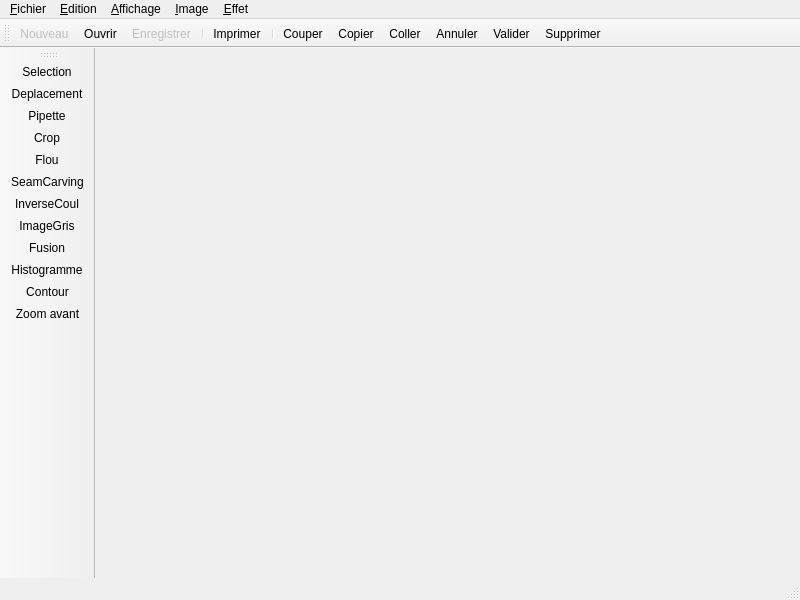
<?xml version="1.0" encoding="UTF-8"?>
<ui version="4.0">
 <class>MainWindow</class>
 <widget class="QMainWindow" name="MainWindow">
  <property name="geometry">
   <rect>
    <x>0</x>
    <y>0</y>
    <width>800</width>
    <height>600</height>
   </rect>
  </property>
  <property name="windowTitle">
   <string>MainWindow</string>
  </property>
  <widget class="QWidget" name="centralwidget"/>
  <widget class="QMenuBar" name="menubar">
   <property name="geometry">
    <rect>
     <x>0</x>
     <y>0</y>
     <width>800</width>
     <height>21</height>
    </rect>
   </property>
   <widget class="QMenu" name="menuTest">
    <property name="title">
     <string>&amp;Fichier</string>
    </property>
    <addaction name="action_Nouveau"/>
    <addaction name="action_Ouvrir"/>
    <addaction name="action_Fermer"/>
    <addaction name="separator"/>
    <addaction name="action_Enregistrer"/>
    <addaction name="action_Enregistrer_sous"/>
    <addaction name="separator"/>
    <addaction name="action_Imprimer"/>
    <addaction name="separator"/>
    <addaction name="actionExit"/>
   </widget>
   <widget class="QMenu" name="menu_Edition">
    <property name="title">
     <string>&amp;Edition</string>
    </property>
    <addaction name="action_Annuler"/>
    <addaction name="separator"/>
    <addaction name="action_Couper"/>
    <addaction name="action_Copier"/>
    <addaction name="action_Coller"/>
    <addaction name="separator"/>
   </widget>
   <widget class="QMenu" name="menu_Affichage">
    <property name="title">
     <string>&amp;Affichage</string>
    </property>
    <addaction name="actionZoom_avant"/>
    <addaction name="action_Zoom_arriere"/>
   </widget>
   <widget class="QMenu" name="menu_Image">
    <property name="title">
     <string>&amp;Image</string>
    </property>
    <addaction name="actionRecadrer"/>
    <addaction name="separator"/>
    <addaction name="actionRotation_180"/>
    <addaction name="actionRotation_90_Horaire"/>
    <addaction name="action_Rotation_90_antihoraire"/>
   </widget>
   <widget class="QMenu" name="menu_Effet">
    <property name="title">
     <string>&amp;Effet</string>
    </property>
    <widget class="QMenu" name="menu_Flou">
     <property name="title">
      <string>&amp;Flou</string>
     </property>
     <addaction name="action_Flou_gaussien"/>
     <addaction name="action_Flou_moyenneur"/>
     <addaction name="separator"/>
    </widget>
    <widget class="QMenu" name="menu_Datetction_de_contours">
     <property name="title">
      <string>&amp;Detection de contours</string>
     </property>
     <addaction name="action_Filtre_Prewitt"/>
     <addaction name="actionFiltre_Sobel"/>
     <addaction name="actionFiltre_Scharr"/>
     <addaction name="separator"/>
    </widget>
    <addaction name="menu_Flou"/>
    <addaction name="menu_Datetction_de_contours"/>
    <addaction name="actionEtalement"/>
    <addaction name="actionEgalisation"/>
    <addaction name="actionRehaussement"/>
   </widget>
   <addaction name="menuTest"/>
   <addaction name="menu_Edition"/>
   <addaction name="menu_Affichage"/>
   <addaction name="menu_Image"/>
   <addaction name="menu_Effet"/>
  </widget>
  <widget class="QStatusBar" name="statusbar"/>
  <widget class="QToolBar" name="toolBar">
   <property name="windowTitle">
    <string>toolBar</string>
   </property>
   <attribute name="toolBarArea">
    <enum>TopToolBarArea</enum>
   </attribute>
   <attribute name="toolBarBreak">
    <bool>false</bool>
   </attribute>
   <addaction name="action_Nouveau"/>
   <addaction name="action_Ouvrir"/>
   <addaction name="action_Enregistrer"/>
   <addaction name="separator"/>
   <addaction name="action_Imprimer"/>
   <addaction name="separator"/>
   <addaction name="action_Couper"/>
   <addaction name="action_Copier"/>
   <addaction name="action_Coller"/>
   <addaction name="action_Annuler"/>
   <addaction name="actionValider"/>
   <addaction name="actionSupprimer"/>
  </widget>
  <widget class="QToolBar" name="toolBar_2">
   <property name="windowTitle">
    <string>toolBar_2</string>
   </property>
   <attribute name="toolBarArea">
    <enum>LeftToolBarArea</enum>
   </attribute>
   <attribute name="toolBarBreak">
    <bool>false</bool>
   </attribute>
   <addaction name="action_Selection"/>
   <addaction name="actionDeplacement"/>
   <addaction name="actionPipette"/>
   <addaction name="actionCrop"/>
   <addaction name="actionFlou"/>
   <addaction name="actionSeamCarving"/>
   <addaction name="actionInverseCoul"/>
   <addaction name="actionImageGris"/>
   <addaction name="actionFusion_2"/>
   <addaction name="actionHistogramme_2"/>
   <addaction name="actionContour"/>
   <addaction name="actionZoom_avant"/>
  </widget>
  <action name="action_Nouveau">
   <property name="enabled">
    <bool>false</bool>
   </property>
   <property name="icon">
    <iconset resource="res.qrc">
     <normaloff>:/Edition/Menu Edition/new file.png</normaloff>:/Edition/Menu Edition/new file.png</iconset>
   </property>
   <property name="text">
    <string>&amp;Nouveau</string>
   </property>
   <property name="shortcut">
    <string>Ctrl+N</string>
   </property>
  </action>
  <action name="action_Ouvrir">
   <property name="icon">
    <iconset resource="res.qrc">
     <normaloff>:/Edition/Menu Edition/Open.png</normaloff>:/Edition/Menu Edition/Open.png</iconset>
   </property>
   <property name="text">
    <string>&amp;Ouvrir</string>
   </property>
   <property name="shortcut">
    <string>Ctrl+O</string>
   </property>
  </action>
  <action name="action_Fermer">
   <property name="enabled">
    <bool>false</bool>
   </property>
   <property name="icon">
    <iconset resource="res.qrc">
     <normaloff>:/Edition/Menu Edition/Close file.png</normaloff>:/Edition/Menu Edition/Close file.png</iconset>
   </property>
   <property name="text">
    <string>&amp;Fermer</string>
   </property>
   <property name="shortcut">
    <string>Ctrl+W</string>
   </property>
  </action>
  <action name="action_Enregistrer">
   <property name="enabled">
    <bool>false</bool>
   </property>
   <property name="icon">
    <iconset resource="res.qrc">
     <normaloff>:/Edition/Menu Edition/Save.png</normaloff>:/Edition/Menu Edition/Save.png</iconset>
   </property>
   <property name="text">
    <string>&amp;Enregistrer</string>
   </property>
   <property name="shortcut">
    <string>Ctrl+S</string>
   </property>
  </action>
  <action name="action_Enregistrer_sous">
   <property name="enabled">
    <bool>false</bool>
   </property>
   <property name="icon">
    <iconset resource="res.qrc">
     <normaloff>:/Edition/Menu Edition/Save as.png</normaloff>:/Edition/Menu Edition/Save as.png</iconset>
   </property>
   <property name="text">
    <string>&amp;Enregistrer sous</string>
   </property>
   <property name="shortcut">
    <string>Ctrl+Shift+S</string>
   </property>
  </action>
  <action name="action_Imprimer">
   <property name="enabled">
    <bool>true</bool>
   </property>
   <property name="icon">
    <iconset resource="res.qrc">
     <normaloff>:/Edition/Menu Edition/Print.png</normaloff>:/Edition/Menu Edition/Print.png</iconset>
   </property>
   <property name="text">
    <string>&amp;Imprimer</string>
   </property>
   <property name="shortcut">
    <string>Ctrl+P</string>
   </property>
  </action>
  <action name="actionExit">
   <property name="text">
    <string>Exit</string>
   </property>
  </action>
  <action name="action_Annuler">
   <property name="icon">
    <iconset resource="res.qrc">
     <normaloff>:/File/Menu File/Undo.png</normaloff>:/File/Menu File/Undo.png</iconset>
   </property>
   <property name="text">
    <string>&amp;Annuler</string>
   </property>
   <property name="shortcut">
    <string>Ctrl+Z</string>
   </property>
  </action>
  <action name="action_Couper">
   <property name="enabled">
    <bool>true</bool>
   </property>
   <property name="icon">
    <iconset resource="res.qrc">
     <normaloff>:/File/Menu File/couper.png</normaloff>:/File/Menu File/couper.png</iconset>
   </property>
   <property name="text">
    <string>&amp;Couper</string>
   </property>
   <property name="shortcut">
    <string>Ctrl+X</string>
   </property>
  </action>
  <action name="action_Copier">
   <property name="enabled">
    <bool>true</bool>
   </property>
   <property name="icon">
    <iconset resource="res.qrc">
     <normaloff>:/File/Menu File/copier.png</normaloff>:/File/Menu File/copier.png</iconset>
   </property>
   <property name="text">
    <string>&amp;Copier</string>
   </property>
   <property name="shortcut">
    <string>Ctrl+C</string>
   </property>
  </action>
  <action name="action_Coller">
   <property name="enabled">
    <bool>true</bool>
   </property>
   <property name="icon">
    <iconset resource="res.qrc">
     <normaloff>:/File/Menu File/Paste.png</normaloff>:/File/Menu File/Paste.png</iconset>
   </property>
   <property name="text">
    <string>&amp;Coller</string>
   </property>
   <property name="shortcut">
    <string>Ctrl+V</string>
   </property>
  </action>
  <action name="actionZoom_avant">
   <property name="icon">
    <iconset resource="res.qrc">
     <normaloff>:/Affichage/Menu Afichage/Zoom avant.png</normaloff>:/Affichage/Menu Afichage/Zoom avant.png</iconset>
   </property>
   <property name="text">
    <string>Zoom avant</string>
   </property>
   <property name="shortcut">
    <string>Ctrl++</string>
   </property>
  </action>
  <action name="action_Zoom_arriere">
   <property name="icon">
    <iconset resource="res.qrc">
     <normaloff>:/Affichage/Menu Afichage/Zoom arriere.png</normaloff>:/Affichage/Menu Afichage/Zoom arriere.png</iconset>
   </property>
   <property name="text">
    <string>&amp;Zoom arrière</string>
   </property>
   <property name="shortcut">
    <string>Ctrl+-</string>
   </property>
  </action>
  <action name="actionRotation_90_Horaire">
   <property name="icon">
    <iconset resource="res.qrc">
     <normaloff>:/Image/Menu Image/Rotation clock.png</normaloff>:/Image/Menu Image/Rotation clock.png</iconset>
   </property>
   <property name="text">
    <string>Rotation 90° Horaire</string>
   </property>
  </action>
  <action name="action_Rotation_90_antihoraire">
   <property name="icon">
    <iconset resource="res.qrc">
     <normaloff>:/Image/Menu Image/Rotation otherclock.png</normaloff>:/Image/Menu Image/Rotation otherclock.png</iconset>
   </property>
   <property name="text">
    <string>&amp;Rotation 90° antihoraire</string>
   </property>
  </action>
  <action name="actionRotation_180">
   <property name="icon">
    <iconset resource="res.qrc">
     <normaloff>:/Image/Menu Image/Rotation 180.png</normaloff>:/Image/Menu Image/Rotation 180.png</iconset>
   </property>
   <property name="text">
    <string>Rotation 180°</string>
   </property>
  </action>
  <action name="action_Flou_gaussien">
   <property name="text">
    <string>&amp;Flou gaussien </string>
   </property>
  </action>
  <action name="action_Flou_moyenneur">
   <property name="text">
    <string>&amp;Flou moyenneur</string>
   </property>
  </action>
  <action name="action_Personnalis_flou">
   <property name="text">
    <string>&amp;Personnalisé...</string>
   </property>
  </action>
  <action name="action_Filtre_Prewitt">
   <property name="text">
    <string>&amp;Filtre Prewitt</string>
   </property>
  </action>
  <action name="action_Personnalis_Detec">
   <property name="text">
    <string>&amp;Personnalisé...</string>
   </property>
  </action>
  <action name="actionFusion">
   <property name="checkable">
    <bool>true</bool>
   </property>
   <property name="checked">
    <bool>true</bool>
   </property>
   <property name="text">
    <string>Fusion</string>
   </property>
  </action>
  <action name="actionBarre_d_outil">
   <property name="checkable">
    <bool>true</bool>
   </property>
   <property name="text">
    <string>Barre d'outil</string>
   </property>
  </action>
  <action name="actionBarre_de_menu">
   <property name="checkable">
    <bool>true</bool>
   </property>
   <property name="text">
    <string>Barre de menu</string>
   </property>
  </action>
  <action name="actionCouleurs">
   <property name="checkable">
    <bool>true</bool>
   </property>
   <property name="text">
    <string>Couleurs</string>
   </property>
  </action>
  <action name="actionHistogramme">
   <property name="checkable">
    <bool>true</bool>
   </property>
   <property name="text">
    <string>Histogramme</string>
   </property>
  </action>
  <action name="action_Taille_filtre">
   <property name="text">
    <string>&amp;Taille filtre</string>
   </property>
  </action>
  <action name="action_Selection">
   <property name="icon">
    <iconset resource="res.qrc">
     <normaloff>:/Barre outil/Tool bar/Selection.png</normaloff>:/Barre outil/Tool bar/Selection.png</iconset>
   </property>
   <property name="text">
    <string>&amp;Selection</string>
   </property>
  </action>
  <action name="actionDeplacement">
   <property name="icon">
    <iconset resource="res.qrc">
     <normaloff>:/Barre outil/Tool bar/Deplacement.png</normaloff>:/Barre outil/Tool bar/Deplacement.png</iconset>
   </property>
   <property name="text">
    <string>Deplacement</string>
   </property>
  </action>
  <action name="actionCrop">
   <property name="icon">
    <iconset resource="res.qrc">
     <normaloff>:/Barre outil/Tool bar/Crop.png</normaloff>:/Barre outil/Tool bar/Crop.png</iconset>
   </property>
   <property name="text">
    <string>Crop</string>
   </property>
  </action>
  <action name="actionFlou">
   <property name="icon">
    <iconset resource="res.qrc">
     <normaloff>:/Barre outil/Tool bar/Flou.png</normaloff>:/Barre outil/Tool bar/Flou.png</iconset>
   </property>
   <property name="text">
    <string>Flou</string>
   </property>
  </action>
  <action name="actionSeamCarving">
   <property name="icon">
    <iconset resource="res.qrc">
     <normaloff>:/Barre outil/Tool bar/Seamcarving.png</normaloff>:/Barre outil/Tool bar/Seamcarving.png</iconset>
   </property>
   <property name="text">
    <string>SeamCarving</string>
   </property>
  </action>
  <action name="actionPipette">
   <property name="enabled">
    <bool>true</bool>
   </property>
   <property name="icon">
    <iconset resource="res.qrc">
     <normaloff>:/group1/pipette-icon.png</normaloff>:/group1/pipette-icon.png</iconset>
   </property>
   <property name="text">
    <string>Pipette</string>
   </property>
  </action>
  <action name="actionInverseCoul">
   <property name="icon">
    <iconset resource="res.qrc">
     <normaloff>:/Barre outil/Tool bar/negatif.png</normaloff>:/Barre outil/Tool bar/negatif.png</iconset>
   </property>
   <property name="text">
    <string>InverseCoul</string>
   </property>
  </action>
  <action name="actionImageGris">
   <property name="icon">
    <iconset resource="res.qrc">
     <normaloff>:/Barre outil/Tool bar/imagegris.png</normaloff>:/Barre outil/Tool bar/imagegris.png</iconset>
   </property>
   <property name="text">
    <string>ImageGris</string>
   </property>
  </action>
  <action name="actionFusion_2">
   <property name="icon">
    <iconset resource="res.qrc">
     <normaloff>:/Barre outil/Tool bar/Fusion.png</normaloff>:/Barre outil/Tool bar/Fusion.png</iconset>
   </property>
   <property name="text">
    <string>Fusion</string>
   </property>
  </action>
  <action name="actionRecadrer">
   <property name="text">
    <string>Recadrer</string>
   </property>
  </action>
  <action name="actionValider">
   <property name="icon">
    <iconset resource="res.qrc">
     <normaloff>:/Barre outil/Tool bar/valider.png</normaloff>:/Barre outil/Tool bar/valider.png</iconset>
   </property>
   <property name="text">
    <string>Valider</string>
   </property>
  </action>
  <action name="actionHistogramme_2">
   <property name="icon">
    <iconset resource="res.qrc">
     <normaloff>:/Barre outil/Tool bar/Histogramme.png</normaloff>:/Barre outil/Tool bar/Histogramme.png</iconset>
   </property>
   <property name="text">
    <string>Histogramme</string>
   </property>
  </action>
  <action name="actionSupprimer">
   <property name="icon">
    <iconset resource="res.qrc">
     <normaloff>:/Barre outil/Tool bar/Supprimer.png</normaloff>:/Barre outil/Tool bar/Supprimer.png</iconset>
   </property>
   <property name="text">
    <string>Supprimer</string>
   </property>
  </action>
  <action name="actionContour">
   <property name="icon">
    <iconset resource="res.qrc">
     <normaloff>:/Barre outil/Tool bar/Contour.png</normaloff>:/Barre outil/Tool bar/Contour.png</iconset>
   </property>
   <property name="text">
    <string>Contour</string>
   </property>
  </action>
  <action name="actionRehaussement">
   <property name="text">
    <string>Rehaussement </string>
   </property>
  </action>
  <action name="actionEtalement">
   <property name="text">
    <string>Etalement</string>
   </property>
  </action>
  <action name="actionEgalisation">
   <property name="text">
    <string>Egalisation</string>
   </property>
  </action>
  <action name="actionFiltre_Scharr">
   <property name="text">
    <string>Filtre Scharr</string>
   </property>
  </action>
  <action name="actionFiltre_Sobel">
   <property name="text">
    <string>Filtre Sobel</string>
   </property>
  </action>
 </widget>
 <resources>
  <include location="res.qrc"/>
 </resources>
 <connections/>
</ui>
